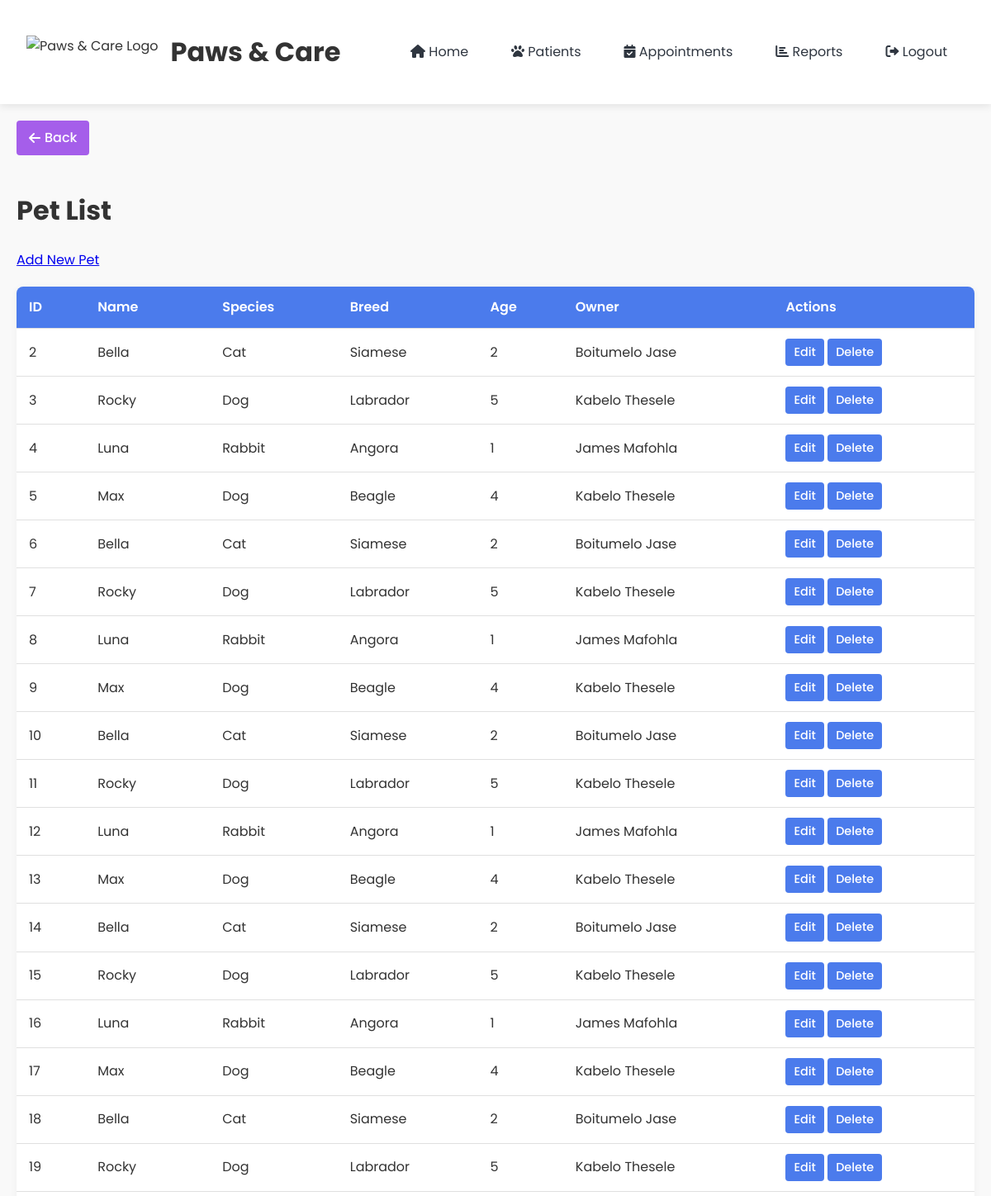
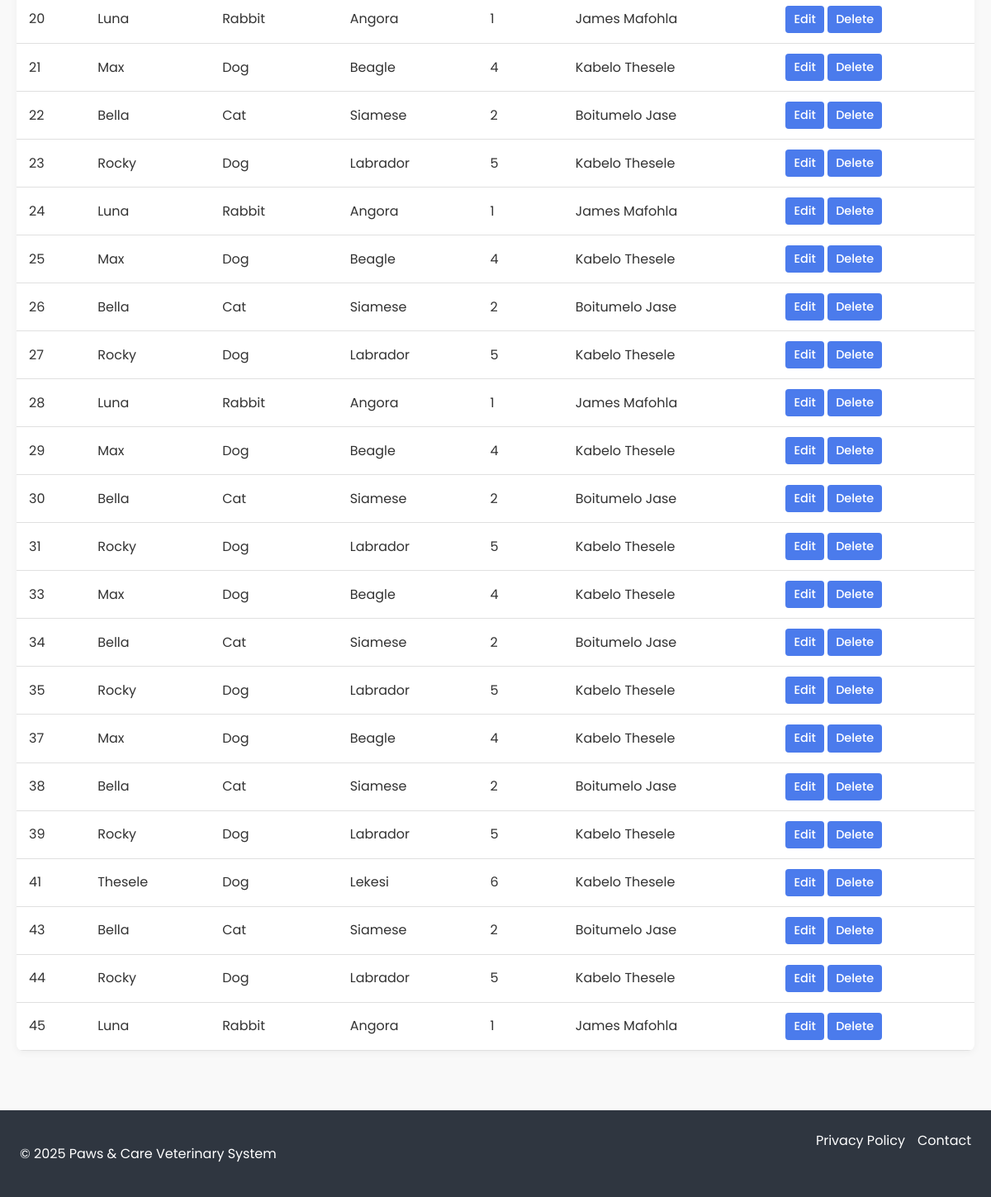
/pets/list_pets.php (signed in), run on the app's committed database (2 pictures, top to bottom).
### tables this page shows
CREATE TABLE `Pets` (
  `Pet_ID` int NOT NULL AUTO_INCREMENT,
  `Name` varchar(50) NOT NULL,
  `Species` varchar(50) NOT NULL,
  `Breed` varchar(50) DEFAULT NULL,
  `Age` int DEFAULT NULL,
  `Owner_ID` int DEFAULT NULL,
  PRIMARY KEY (`Pet_ID`),
  KEY `Owner_ID` (`Owner_ID`),
  CONSTRAINT `Pets_ibfk_1` FOREIGN KEY (`Owner_ID`) REFERENCES `Owners` (`Owner_ID`) ON DELETE CASCADE
);

CREATE TABLE `Owners` (
  `Owner_ID` int NOT NULL AUTO_INCREMENT,
  `Name` varchar(100) NOT NULL,
  `Contact` varchar(20) NOT NULL,
  `Email` varchar(100) NOT NULL,
  PRIMARY KEY (`Owner_ID`),
  UNIQUE KEY `Email` (`Email`)
);

### pets/list_pets.php (the view, shortened to what this page needs)
<?php
require_once '../includes/auth_check.php';
$stmt = $pdo->query("
    SELECT p.Pet_ID, p.Name AS PetName, p.Species, p.Breed, p.Age, o.Name AS OwnerName
    FROM Pets p
    JOIN Owners o ON p.Owner_ID = o.Owner_ID
");
$pets = $stmt->fetchAll();
require_once '../includes/header.php';
?>
<!DOCTYPE html>
<html>
<head>
    <link rel="stylesheet" href="../assets/css/style.css">
</head>
<body>
    <h1>Pet List</h1>
    <a href="add_pet.php">Add New Pet</a>
    <table>
        <thead>
            <tr>
                <th>ID</th>
                <th>Name</th>
                <th>Species</th>
                <th>Breed</th>
                <th>Age</th>
                <th>Owner</th>
                <th>Actions</th>
            </tr>
        </thead>
        <tbody>
            <?php foreach ($pets as $pet): ?>
                <tr>
                    <td><?= $pet['Pet_ID'] ?></td>
                    <td><?= $pet['PetName'] ?></td>
                    <td><?= $pet['Species'] ?></td>
                    <td><?= $pet['Breed'] ?></td>
                    <td><?= $pet['Age'] ?></td>
                    <td><?= $pet['OwnerName'] ?></td>
                    <td>
                        <a href="edit_pet.php?id=<?= $pet['Pet_ID'] ?>" class="btn btn-primary btn-small">Edit</a>
                        <a href="delete_pet.php?id=<?= $pet['Pet_ID'] ?>"
                            class="btn btn-primary btn-small"s
                            onclick="return confirm('Are you sure you want to delete this pet?')">
                            Delete
                        </a>
                    </td>
                </tr>
            <?php endforeach; ?>
        </tbody>
    </table>
</body>
</html>
<?php
require_once '../includes/footer.php';
?>

### assets/css/style.css (style rules this page uses)
:root { --primary: #4b7bec; --secondary: #a55eea; --light: #f5f6fa; --dark: #2f3640; --success: #20bf6b; --warning: #fa8231; --danger: #eb3b5a; }
body { font-family: 'Poppins', sans-serif; margin: 0; padding: 0; background-color: #f9f9f9; color: #333; line-height: 1.6; }
table { width: 100%; border-collapse: collapse; margin: 20px 0; box-shadow: 0 2px 10px rgba(0,0,0,0.05); background: white; border-radius: 8px; overflow: hidden; }
th, td { padding: 12px 15px; text-align: left; border-bottom: 1px solid #e0e0e0; }
th { background-color: var(--primary); color: white; font-weight: 600; }
.btn { display: inline-block; padding: 10px 20px; border-radius: 4px; text-decoration: none; font-weight: 500; cursor: pointer; transition: all 0.3s; border: none; }
.btn-primary { background: var(--primary); color: white; }
.btn-small { padding: 5px 10px; font-size: 0.9rem; }

### data on the page
pets: Pet_ID "2", Name "Bella", Species "Cat", Breed "Siamese", Age "2", Owner_ID.Name "Boitumelo Jase"
pets: Pet_ID "3", Name "Rocky", Species "Dog", Breed "Labrador", Age "5", Owner_ID.Name "Kabelo Thesele"
pets: Pet_ID "4", Name "Luna", Species "Rabbit", Breed "Angora", Age "1", Owner_ID.Name "James Mafohla"
pets: Pet_ID "5", Name "Max", Species "Dog", Breed "Beagle", Age "4", Owner_ID.Name "Kabelo Thesele"
pets: Pet_ID "6", Name "Bella", Species "Cat", Breed "Siamese", Age "2", Owner_ID.Name "Boitumelo Jase"
pets: Pet_ID "7", Name "Rocky", Species "Dog", Breed "Labrador", Age "5", Owner_ID.Name "Kabelo Thesele"
pets: Pet_ID "8", Name "Luna", Species "Rabbit", Breed "Angora", Age "1", Owner_ID.Name "James Mafohla"
pets: Pet_ID "9", Name "Max", Species "Dog", Breed "Beagle", Age "4", Owner_ID.Name "Kabelo Thesele"
pets: Pet_ID "10", Name "Bella", Species "Cat", Breed "Siamese", Age "2", Owner_ID.Name "Boitumelo Jase"
pets: Pet_ID "11", Name "Rocky", Species "Dog", Breed "Labrador", Age "5", Owner_ID.Name "Kabelo Thesele"
pets: Pet_ID "12", Name "Luna", Species "Rabbit", Breed "Angora", Age "1", Owner_ID.Name "James Mafohla"
pets: Pet_ID "13", Name "Max", Species "Dog", Breed "Beagle", Age "4", Owner_ID.Name "Kabelo Thesele"
pets: Pet_ID "14", Name "Bella", Species "Cat", Breed "Siamese", Age "2", Owner_ID.Name "Boitumelo Jase"
pets: Pet_ID "15", Name "Rocky", Species "Dog", Breed "Labrador", Age "5", Owner_ID.Name "Kabelo Thesele"
pets: Pet_ID "16", Name "Luna", Species "Rabbit", Breed "Angora", Age "1", Owner_ID.Name "James Mafohla"
pets: Pet_ID "17", Name "Max", Species "Dog", Breed "Beagle", Age "4", Owner_ID.Name "Kabelo Thesele"
pets: Pet_ID "18", Name "Bella", Species "Cat", Breed "Siamese", Age "2", Owner_ID.Name "Boitumelo Jase"
pets: Pet_ID "19", Name "Rocky", Species "Dog", Breed "Labrador", Age "5", Owner_ID.Name "Kabelo Thesele"
pets: Pet_ID "20", Name "Luna", Species "Rabbit", Breed "Angora", Age "1", Owner_ID.Name "James Mafohla"
pets: Pet_ID "21", Name "Max", Species "Dog", Breed "Beagle", Age "4", Owner_ID.Name "Kabelo Thesele"
pets: Pet_ID "22", Name "Bella", Species "Cat", Breed "Siamese", Age "2", Owner_ID.Name "Boitumelo Jase"
pets: Pet_ID "23", Name "Rocky", Species "Dog", Breed "Labrador", Age "5", Owner_ID.Name "Kabelo Thesele"
pets: Pet_ID "24", Name "Luna", Species "Rabbit", Breed "Angora", Age "1", Owner_ID.Name "James Mafohla"
pets: Pet_ID "25", Name "Max", Species "Dog", Breed "Beagle", Age "4", Owner_ID.Name "Kabelo Thesele"
pets: Pet_ID "26", Name "Bella", Species "Cat", Breed "Siamese", Age "2", Owner_ID.Name "Boitumelo Jase"
pets: Pet_ID "27", Name "Rocky", Species "Dog", Breed "Labrador", Age "5", Owner_ID.Name "Kabelo Thesele"
pets: Pet_ID "28", Name "Luna", Species "Rabbit", Breed "Angora", Age "1", Owner_ID.Name "James Mafohla"
pets: Pet_ID "29", Name "Max", Species "Dog", Breed "Beagle", Age "4", Owner_ID.Name "Kabelo Thesele"
pets: Pet_ID "30", Name "Bella", Species "Cat", Breed "Siamese", Age "2", Owner_ID.Name "Boitumelo Jase"
pets: Pet_ID "31", Name "Rocky", Species "Dog", Breed "Labrador", Age "5", Owner_ID.Name "Kabelo Thesele"
pets: Pet_ID "33", Name "Max", Species "Dog", Breed "Beagle", Age "4", Owner_ID.Name "Kabelo Thesele"
pets: Pet_ID "34", Name "Bella", Species "Cat", Breed "Siamese", Age "2", Owner_ID.Name "Boitumelo Jase"
pets: Pet_ID "35", Name "Rocky", Species "Dog", Breed "Labrador", Age "5", Owner_ID.Name "Kabelo Thesele"
pets: Pet_ID "37", Name "Max", Species "Dog", Breed "Beagle", Age "4", Owner_ID.Name "Kabelo Thesele"
pets: Pet_ID "38", Name "Bella", Species "Cat", Breed "Siamese", Age "2", Owner_ID.Name "Boitumelo Jase"
pets: Pet_ID "39", Name "Rocky", Species "Dog", Breed "Labrador", Age "5", Owner_ID.Name "Kabelo Thesele"
pets: Pet_ID "41", Name "Thesele", Species "Dog", Breed "Lekesi", Age "6", Owner_ID.Name "Kabelo Thesele"
pets: Pet_ID "43", Name "Bella", Species "Cat", Breed "Siamese", Age "2", Owner_ID.Name "Boitumelo Jase"
pets: Pet_ID "44", Name "Rocky", Species "Dog", Breed "Labrador", Age "5", Owner_ID.Name "Kabelo Thesele"
pets: Pet_ID "45", Name "Luna", Species "Rabbit", Breed "Angora", Age "1", Owner_ID.Name "James Mafohla"
